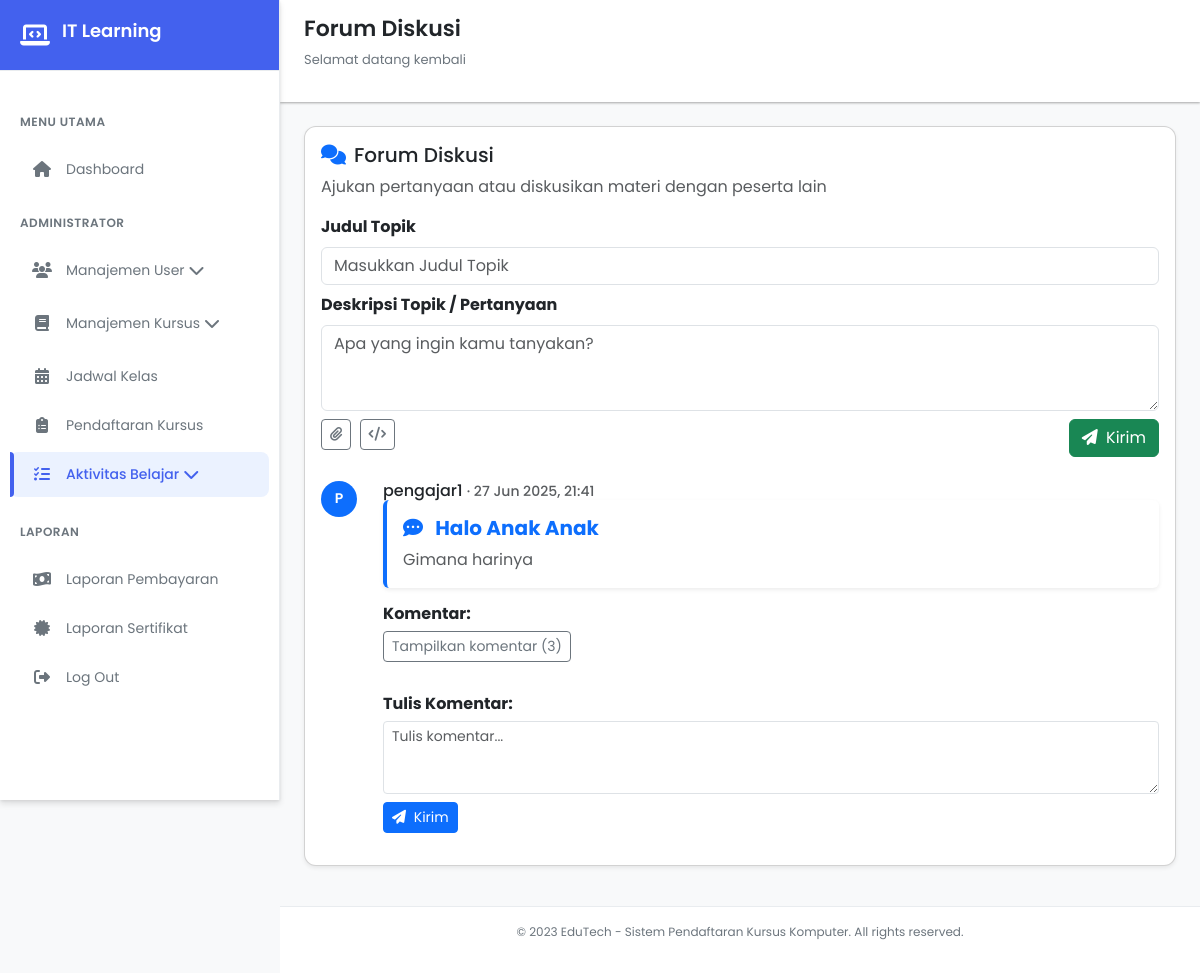
The page /views/dashboard/forum/forum_diskusi.php?course_id=5 (signed in) on the database its author committed.
### tables this page shows
CREATE TABLE `forums` (
  `forum_id` int(11) NOT NULL,
  `course_id` int(11) DEFAULT NULL,
  `judul_topik` varchar(255) DEFAULT NULL,
  `deskripsi_topik` text DEFAULT NULL,
  `user_id_pembuat` int(11) DEFAULT NULL,
  `tanggal_buat` datetime DEFAULT NULL
);

CREATE TABLE `users` (
  `user_id` int(11) NOT NULL,
  `nama_lengkap` varchar(255) DEFAULT NULL,
  `email` varchar(255) DEFAULT NULL,
  `password_hash` varchar(255) DEFAULT NULL,
  `telepon` varchar(20) DEFAULT NULL,
  `alamat` text DEFAULT NULL,
  `tanggal_registrasi` datetime DEFAULT NULL,
  `last_login` datetime DEFAULT NULL,
  `role` enum('siswa','pengajar','admin') DEFAULT NULL
);

### views/dashboard/forum/forum_diskusi.php (the view, shortened to what this page needs)
<?php
include '../../../database/koneksi.php';
$course_id = isset($_GET['course_id']) ? (int)$_GET['course_id'] : 0;
$queryForum = "
    SELECT f.*, u.nama_lengkap AS pembuat
    FROM forums f
    JOIN users u ON f.user_id_pembuat = u.user_id
    WHERE f.course_id = $course_id
    ORDER BY f.tanggal_buat DESC
";
$resultForum = mysqli_query($conn, $queryForum);
$forumList = mysqli_fetch_all($resultForum, MYSQLI_ASSOC);
$forumPosts = [];
if (!empty($forumList)) {
    foreach ($forumList as $forum) {
        $forum_id = $forum['forum_id'];
        $postsQuery = "
            SELECT p.*, u.nama_lengkap AS nama_user
            FROM forumposts p
            JOIN users u ON p.user_id = u.user_id
            WHERE p.forum_id = $forum_id AND p.parent_post_id IS NULL
            ORDER BY p.tanggal_post ASC
        ";
        $postsResult = mysqli_query($conn, $postsQuery);
        while ($post = mysqli_fetch_assoc($postsResult)) {
            $replies = [];
            $post['replies'] = $replies;
            $forumPosts[$forum_id][] = $post;
        }
    }
}
?>
<!DOCTYPE html>
<html lang="id">
<head>
    <link href="https://cdn.jsdelivr.net/npm/bootstrap@5.3.3/dist/css/bootstrap.min.css" rel="stylesheet">
   <link href="https://cdnjs.cloudflare.com/ajax/libs/bootstrap/5.3.0/css/bootstrap.min.css" rel="stylesheet">
    <link href="https://cdnjs.cloudflare.com/ajax/libs/font-awesome/6.4.0/css/all.min.css" rel="stylesheet">
    <link rel="stylesheet" href="https://cdnjs.cloudflare.com/ajax/libs/font-awesome/6.4.0/css/all.min.css">
    <link rel="stylesheet" href="../../../css/dasboard.css">
</head>
<body>
    <div class="sidebar" id="sidebar">
        <div class="sidebar-header">
            <i class="fas fa-laptop-code"></i>
            <h2>IT Learning</h2>
        </div>
        <div class="sidebar-menu">
            <div class="menu-category">Menu Utama</div>
            <div class="menu-item" onclick="window.location.href='../dashboard.php'">
                <i class="fas fa-home"></i>
                <span>Dashboard</span>
            </div>
            <?php if ($_SESSION['role'] == 'admin') : ?>
                <div class="menu-category">Administrator</div>
                <div class="menu-item" onclick="toggleDropdown('user-dropdown')">
                    <i class="fas fa-users"></i>
                    <span>Manajemen User</span>
                    <i class="fas fa-chevron-down ml-auto" id="user-chevron"></i>
                </div>
            <?php endif; ?>
            <div class="menu-item " onclick="toggleDropdown('course-dropdown')">
                <i class="fas fa-book"></i>
                <span>Manajemen Kursus</span>
                <i class="fas fa-chevron-down ml-auto" id="course-chevron"></i>
            </div>
            <div class="menu-item" onclick="window.location.href='../jadwal/jadwal.php'">
                <i class="fas fa-calendar-alt"></i>
                <span>Jadwal Kelas</span>
            </div>
            <?php if ($_SESSION['role'] == 'admin') : ?>
                <div class="menu-item" onclick="window.location.href='../pendaftaran_kursus/pendaftaran.php'">
                    <i class="fas fa-clipboard-list"></i>
                    <span>Pendaftaran Kursus</span>
                </div>
            <?php endif; ?>
            <div class="menu-item active" onclick="toggleDropdown('activity-dropdown')">
                <i class="fas fa-tasks"></i>
                <span>Aktivitas Belajar</span>
                <i class="fas fa-chevron-down ml-auto" id="activity-chevron"></i>
            </div>
            <div class="menu-category">Laporan</div>
            <?php if ($_SESSION['role'] == 'admin') : ?>
                <div class="menu-item" onclick="window.location.href='../pembayaran/laporan_pembayaran.php'">
                    <i class="fas fa-money-bill-wave"></i>
                    <span>Laporan Pembayaran</span>
                </div>
            <?php endif; ?>
             <div class="menu-item" onclick="window.location.href='../sertifikat/sertifikat.php'">
                <i class="fas fa-certificate"></i>
                <span>Laporan Sertifikat</span>
            </div>
            <div class="menu-item" onclick="window.location.href='../../../php/logout.php'">
                <i class="fas fa-sign-out-alt"></i>
                <span>Log Out</span>
            </div>
        </div>
    </div>
    <div class="main-content" id="mainContent">
        <div class="header">
            <div class="header-title">
                <h1>Forum Diskusi</h1>
                <p>Selamat datang kembali</p>
            </div>
        </div>
        <div class="content tes">
 <div class="card shadow-sm mb-3">
            <div class="card-body">
                <h5 class="card-title"><i class="fas fa-comments text-primary me-2"></i>Forum Diskusi</h5>
                <p class="text-muted">Ajukan pertanyaan atau diskusikan materi dengan peserta lain</p>
              <div class="mb-4">
                <form action="../../../php/forum_dashboard/forum.php" method="POST">
                    <div class="mb-2">
                        <label for="judul_topik" class="form-label fw-bold">Judul Topik</label>
                        <input type="text" class="form-control" id="judul_topik" name="judul_topik" placeholder="Masukkan Judul Topik" required>
                    </div>
                    <div class="mb-2">
                        <label for="deskripsi_topik" class="form-label fw-bold">Deskripsi Topik / Pertanyaan</label>
                        <textarea class="form-control comment-box" id="deskripsi_topik" name="deskripsi_topik" rows="3" placeholder="Apa yang ingin kamu tanyakan?" required></textarea>
                    </div>
                    <div class="d-flex justify-content-between mt-2">
                        <div>
                            <button type="button" class="btn btn-sm btn-outline-secondary me-1"><i class="fas fa-paperclip"></i></button>
                            <button type="button" class="btn btn-sm btn-outline-secondary"><i class="fas fa-code"></i></button>
                        </div>
                        <button type="submit" class="btn btn-success"><i class="fas fa-paper-plane me-1"></i> Kirim</button>
                    </div>
                </form>
            </div>
            <?php foreach ($forumList as $forum): ?>
                      <div class="d-flex mb-3">
                          <div class="flex-shrink-0">
                              <div class="user-avatar bg-primary">
                                  <?= strtoupper(substr($forum['pembuat'], 0, 1)); ?>
                              </div>
                          </div>
                          <div class="flex-grow-1 ms-3 discussion-item">
                              <div class="d-flex justify-content-between align-items-center">
                                  <h6 class="mb-0"><?= htmlspecialchars($forum['pembuat']); ?>
                                      <small class="text-muted">· <?= date('d M Y, H:i', strtotime($forum['tanggal_buat'])); ?></small>
                                  </h6>
                              </div>
                              <div class="p-3 mb-3 rounded shadow-sm bg-white border-start border-4 border-primary">
                                  <h5 class="fw-bold text-primary mb-2">
                                      <i class="fas fa-comment-dots me-2"></i> <?= nl2br(htmlspecialchars($forum['judul_topik'])); ?>
                                  </h5>
                                  <p class="text-muted mb-0"><?= nl2br(htmlspecialchars($forum['deskripsi_topik'])); ?></p>
                              </div>
                             <h6 class="fw-bold mb-2">Komentar:</h6>
<?php if (!empty($forumPosts[$forum['forum_id']])): ?>
    <button class="btn btn-sm btn-outline-secondary mb-2" type="button"
        data-bs-toggle="collapse"
        data-bs-target="#collapseForum<?= $forum['forum_id']; ?>"
        aria-expanded="false"
        aria-controls="collapseForum<?= $forum['forum_id']; ?>">
        Tampilkan komentar (<?= count($forumPosts[$forum['forum_id']]); ?>)
    </button>
<?php else: ?>
    <p class="text-muted">Belum ada komentar. Jadilah yang pertama!</p>
<?php endif; ?>
                              <h6 class="fw-bold mt-4">Tulis Komentar:</h6>
                              <form action="../../../php/forum_dashboard/post_reply.php" method="POST" class="mt-2">
                                  <textarea name="konten_post" class="form-control form-control-sm mb-2" rows="3" placeholder="Tulis komentar..."></textarea>
                                  <button type="submit" class="btn btn-sm btn-primary"><i class="fas fa-paper-plane me-1"></i> Kirim</button>
                              </form>
                          </div>
                      </div>
                <?php endforeach; ?>
            </div>
        </div>
        </div>
        <div class="footer">
            <p>© 2023 EduTech - Sistem Pendaftaran Kursus Komputer. All rights reserved.</p>
        </div>
    </div>
</body>
</html>

### css/dasboard.css (style rules this page uses)
:root { --primary: #4361ee; --primary-dark: #3a56d4; --primary-light: #ebf2ff; --secondary: #3f37c9; --accent: #4895ef; --success: #4cc9f0; --warning: #f8961e; --danger: #f72585; --light: #f8f9fa; --dark: #212529; --gray: #6c757d; --light-gray: #e9ecef; --white: #ffffff; --shadow-sm: 0 1px 3px rgba(0,0,0,0.12), 0 1px 2px rgba(0,0,0,0.24); --shadow-md: 0 4px 6px rgba(0,0,0,0.1), 0 1px 3px rgba(0,0,0,0.08); --shadow-lg: 0 10px 25px rgba(0,0,0,0.1), 0 5px 10px rgba(0,0,0,0.05); --radius-sm: 8px; --radius-md: 12px; --radius-lg: 16px; --transition: all 0.3s cubic-bezier(0.25, 0.8, 0.25, 1); }
.card { border-radius: 0.75rem; }
* { margin: 0; padding: 0; box-sizing: border-box; font-family: 'Poppins', sans-serif; }
body { display: flex; min-height: 100vh; background-color: var(--light); color: var(--dark); transition: var(--transition); }
.sidebar { width: 280px; background: var(--white); height: 100vh; position: fixed; transition: var(--transition); z-index: 1000; box-shadow: var(--shadow-md); border-right: 1px solid var(--light-gray); display: flex; flex-direction: column; }
.sidebar-header { padding: 20px; display: flex; align-items: center; border-bottom: 1px solid var(--light-gray); background: var(--primary); color: var(--white); }
.sidebar-header i { font-size: 24px; margin-right: 12px; color: var(--white); }
.sidebar-header h2 { font-size: 18px; font-weight: 600; }
.sidebar-menu { padding: 20px 0; flex: 1; overflow-y: auto; }
.menu-category { padding: 12px 20px; font-size: 12px; font-weight: 600; text-transform: uppercase; letter-spacing: 0.5px; color: var(--gray); margin-top: 10px; }
.menu-item { padding: 12px 20px; display: flex; align-items: center; cursor: pointer; transition: var(--transition); margin: 4px 10px; border-radius: var(--radius-sm); color: var(--gray); }
.menu-item.active { background-color: var(--primary-light); color: var(--primary); font-weight: 500; position: relative; }
.menu-item.active::before { content: ''; position: absolute; left: 0; top: 0; height: 100%; width: 4px; background-color: var(--primary); border-radius: 0 var(--radius-sm) var(--radius-sm) 0; }
.menu-item i { width: 24px; margin-right: 12px; font-size: 16px; text-align: center; }
.menu-item span { font-size: 14px; }
.user-avatar { width: 36px; height: 36px; border-radius: 50%; background-color: var(--primary); display: flex; align-items: center; justify-content: center; margin-right: 10px; color: var(--white); font-weight: 600; font-size: 14px; }
.main-content { flex: 1; margin-left: 280px; transition: var(--transition); min-height: 100vh; display: flex; flex-direction: column; }
.header { display: flex; justify-content: space-between; align-items: center; padding: 16px 24px; background-color: var(--white); box-shadow: var(--shadow-sm); z-index: 100; position: sticky; top: 0; }
.header-title h1 { color: var(--dark); font-size: 22px; font-weight: 600; }
.header-title p { font-size: 13px; color: var(--gray); margin-top: 2px; }
.content { flex: 1; padding: 24px; background-color: var(--light); }
.footer { text-align: center; padding: 16px; font-size: 12px; color: var(--gray); border-top: 1px solid var(--light-gray); background-color: var(--white); }

### rows shown on the page
forums: user_id_pembuat.nama_lengkap "P", user_id_pembuat.nama_lengkap "pengajar1", tanggal_buat "27 Jun 2025, 21:41", judul_topik "Halo Anak Anak", deskripsi_topik "Gimana harinya", forum_id "3"
